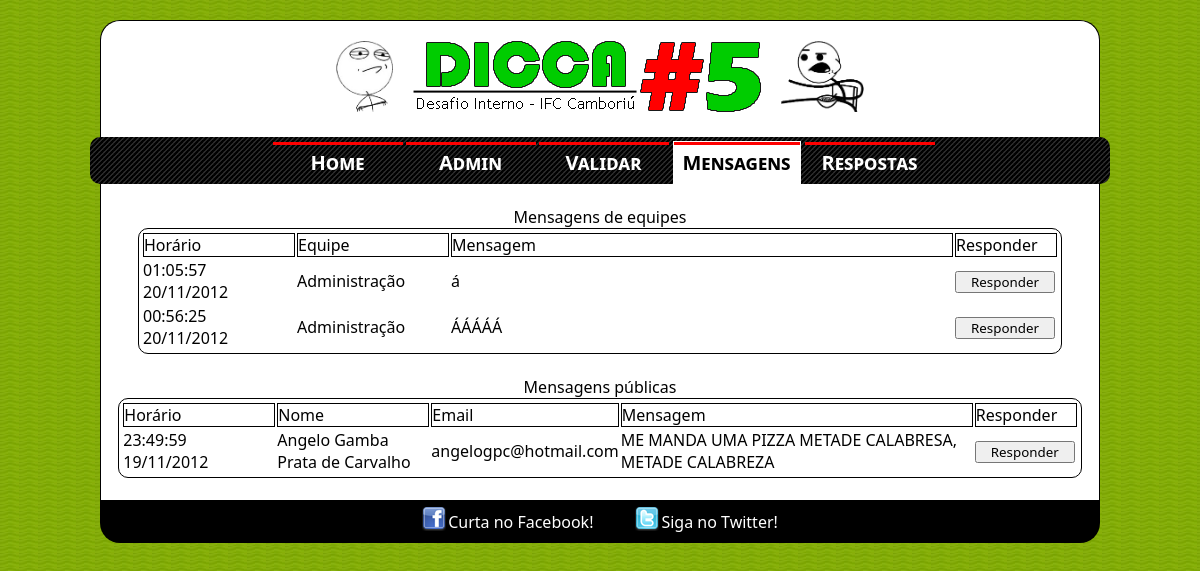
Screenshot of /admin/mensagens.php with the database file from the repository.
### tables this page shows
CREATE TABLE `mensagens_equipes` (
  `cod_msg` bigint(20) unsigned NOT NULL AUTO_INCREMENT,
  `horario` timestamp NOT NULL DEFAULT CURRENT_TIMESTAMP,
  `cod_equipe` bigint(20) unsigned NOT NULL,
  `mensagem` text NOT NULL,
  `resposta` text NOT NULL,
  PRIMARY KEY (`cod_msg`)
);

CREATE TABLE `equipes` (
  `cod_equipe` bigint(20) unsigned NOT NULL AUTO_INCREMENT,
  `nome_equipe` varchar(30) NOT NULL,
  `login` varchar(16) NOT NULL,
  `senha` char(32) NOT NULL,
  `valida` tinyint(1) NOT NULL,
  PRIMARY KEY (`cod_equipe`),
  UNIQUE KEY `login` (`login`),
  UNIQUE KEY `nome_equipe` (`nome_equipe`),
  UNIQUE KEY `cod_equipe` (`cod_equipe`)
);

CREATE TABLE `mensagens_pessoas` (
  `cod_msg` bigint(20) unsigned NOT NULL AUTO_INCREMENT,
  `horario` timestamp NOT NULL DEFAULT CURRENT_TIMESTAMP,
  `nome` varchar(50) NOT NULL,
  `email` varchar(50) NOT NULL,
  `mensagem` text NOT NULL,
  `respondida` tinyint(1) NOT NULL DEFAULT '0',
  PRIMARY KEY (`cod_msg`),
  UNIQUE KEY `cod_msg` (`cod_msg`)
);

### admin/mensagens.php (the view, shortened to what this page needs)
<?php
	require("../mysql.php");
	include("info.php");
?>
<!DOCTYPE HTML>
<html>
	<head>
		<link rel="stylesheet" type="text/css" href="../style.css"/>
	</head>
	<body>
		<div class="header"><?php echo $header; ?></div>
		<div id="menu">
			<ul>
				<li><a href="../index.php">Home</a></li>
				<li><a href="index.php"/>Admin</a></li>
				<li><a href="validar.php">Validar</a></li>
				<li><a id="atual">Mensagens</a></li>
				<li><a href="respostas.php">Respostas</a></li>
			</ul>
		</div>
		<div class="box">
			<br/>
			<table class="center" style="padding : 2px; border : 1px solid black; border-radius : 10px; min-width : 600px;">
				<caption>Mensagens de equipes</caption>
				<?php
					$con = mysql_connect("localhost", $user, $pass) or exit('Erro de conexão: ' . mysql_error());
					$result = mysql_query("SELECT m.cod_msg, m.horario, m.mensagem, m.resposta, e.nome_equipe FROM mensagens_equipes m, equipes e WHERE m.cod_equipe = e.cod_equipe AND m.resposta = '' ORDER BY horario DESC;", $con);
					if (mysql_num_rows($result)) {
						echo '<tr>
						<td style="border : 1px solid black; width : 150px;">Horário</td>
						<td style="border : 1px solid black; width : 150px;">Equipe</td>
						<td style="border : 1px solid black; width : 500px;">Mensagem</td>
						<td style="border : 1px solid black; width : 100px;">Responder</td>
						</tr>';
						while ($x = mysql_fetch_array($result))
						{
							echo '<tr><td>' . date("H:i:s d/m/Y", strtotime($x["horario"])) . '</td>';
							echo '<td>' . $x["nome_equipe"] . '</td>';
							echo '<td>' . $x["mensagem"] . '</td>';
							echo '<td><input type="button" value="Responder" onclick="window.open(\'responder.php?msg=equipes&cod=' . $x["cod_msg"] . '\');" style="width : 100px;"/></td></tr>';
						}
					}
					else {
						echo '<tr><td style="text-align : center;">Nenhuma mensagem nova</td></tr>';
					}
				?>
			</table>
			<br/>
			<table class="center" style="padding : 2px; border : 1px solid black; border-radius : 10px; min-width : 600px;">
				<caption>Mensagens públicas</caption>
				<?php
					$con = mysql_connect("localhost", $user, $pass) or exit('Erro de conexão: ' . mysql_error());
					$result = mysql_query("SELECT cod_msg, horario, nome, email, mensagem FROM mensagens_pessoas WHERE respondida = 0 ORDER BY horario DESC;", $con);
					if (mysql_num_rows($result)) {
						echo '<tr>
						<td style="border : 1px solid black; width : 150px;">Horário</td>
						<td style="border : 1px solid black; width : 150px;">Nome</td>
						<td style="border : 1px solid black; width : 150px;">Email</td>
						<td style="border : 1px solid black; width : 350px;">Mensagem</td>
						<td style="border : 1px solid black; width : 100px;">Responder</td>
						</tr>';
						while ($x = mysql_fetch_array($result))
						{
							echo '<form action="mensagens.php" method="post"><tr>';
							echo '<td>' . date("H:i:s d/m/Y", strtotime($x["horario"])) . '</td>';
							echo '<td>' . $x["nome"] . '</td>';
							echo '<td>' . $x["email"] . '</td>';
							echo '<td>' . $x["mensagem"] . '</td>';
							echo '<td><input type="button" value="Responder" onclick="window.open(\'responder.php?msg=pessoas&cod=' . $x["cod_msg"] . '\');" style="width : 100px;"/></td>';
							echo '</tr></form>';
						}
					}
					else {
						echo '<tr><td style="text-align : center;">Nenhuma mensagem nova</td></tr>';
					}
				?>
			</table>
			<br/>
		</div>
		<div class="footer"><?php echo $footer; ?></div>
	</body>
</html>

### admin/info.php (shortened to what this page needs)
<?php
	$header = '<p><img src="../img/desafioaceito.png" alt="Desafio aceito" style="height : 71px; margin-right : 20px;"/><img src="../img/dicca.png" alt="Dicca #5" style="height : 71px;"/><img src="../img/cerealguy.png" alt="Cereal guy" style="height : 71px; margin-left : 20px;"/></p>';
	$footer = '<table><tr><td><a href="http://facebook.com/dicca5" target="_blank"><img src="../img/facebook.png"/></a></td><td><a href="http://facebook.com/dicca5" target="_blank" style="padding-right : 20px;">Curta no Facebook!</a></td><td><a href="http://twitter.com/dicca5" target="_blank" style="padding-left : 20px;"><img src="../img/twitter.png"/></a></td><td><a href="http://twitter.com/dicca5" target="_blank">Siga no Twitter!</a></td></tr></table>';
?>

### style.css (style rules this page uses)
* { font-family : "Segoe UI", sans-serif; margin : 0px; padding : 0px; }
body { margin : 0px; background-image : url("img/bodyalt.jpg"); }
div.header { background-color : white; margin-top : 20px; border-top-left-radius : 20px 20px; border-top-right-radius : 20px 20px; border-top : 1px solid black; border-left: 1px solid black; border-right : 1px solid black; margin-left : 100px; margin-right : 100px; min-width : 824px; }
div#menu { overflow : hidden; background-color : black; background-image : url("img/menu.jpg"); padding-bottom : -4px; margin-left : 90px; margin-right : 90px; border-radius : 10px; min-width : 844px; }
div#menu ul { clear : left; float : left; position : relative; list-style : none; left : 50%; text-align : center; }
div#menu ul li { display : block; float : left; position : relative; right : 50%; padding : 5px; padding-left : 12px; line-height : 32px; }
div#menu ul li a { display : block; border-top : 3px solid red; margin : 0 -7px -5px -7px; padding : 2px 5px 5px 5px; width : 120px; height : 30px; font-size : 20px; font-variant : small-caps; font-weight : bold; color : white; text-decoration : none; }
div#menu ul li a#atual { display : block; border-top : 3px solid red; outline : 1px solid white; margin : 0 -5px -5px -5px; padding : 2px 3px 5px 3px; background-color : white; width : 120px; height : 32px; font-size : 20px; font-variant : small-caps; font-weight : bold; color : black; }
div.box { clear : both; color : black; margin-left : 100px; margin-right : 100px; border-left : 1px solid black; border-right : 1px solid black; background-color : white; min-width : 824px; }
div.footer { clear : both; background-color : black; margin-bottom : 20px; margin-left : 100px; margin-right : 100px; border-bottom-left-radius : 20px 20px; border-bottom-right-radius : 20px 20px; min-width : 824px; }
div.footer a, div.submenu a { color : white; text-decoration : none; }
.center { margin-left : auto; margin-right : auto; }
div.footer table { margin-left : auto; margin-right : auto; text-align : center; padding : 5px; }
div.header p { margin : 0px; padding : 20px; text-align : center; }

### rows the page displays
mensagens_equipes: horario "01:05:57 20/11/2012", cod_equipe.nome_equipe "Administração", mensagem "á"
mensagens_equipes: horario "00:56:25 20/11/2012", cod_equipe.nome_equipe "Administração", mensagem "ÁÁÁÁÁ"
mensagens_pessoas: horario "23:49:59 19/11/2012", nome "Angelo Gamba Prata de Carvalho", email "angelogpc@hotmail.com", mensagem "ME MANDA UMA PIZZA METADE CALABRESA, METADE CALABREZA"
